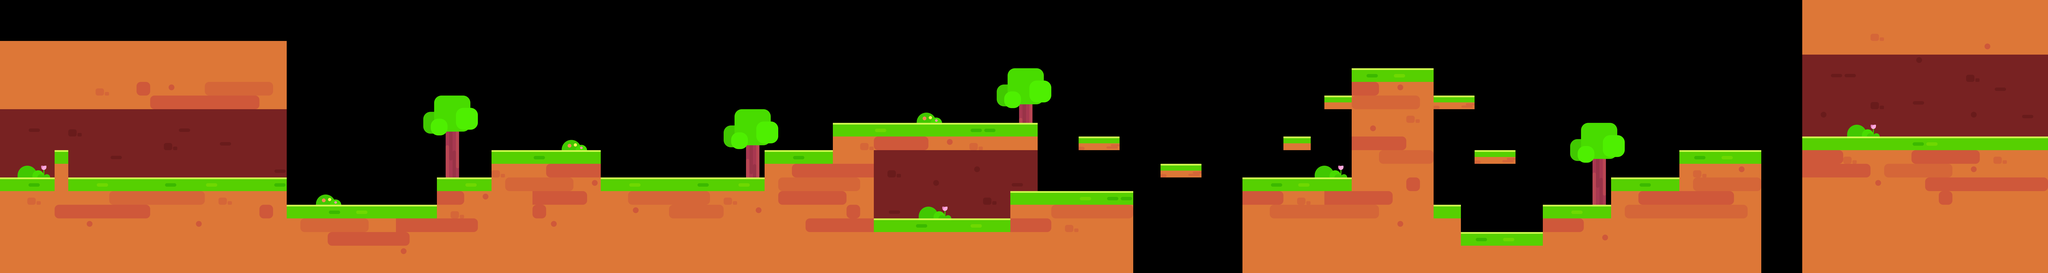

Below is a game level as drawn by its tile map, then a one-line description and the .tmx that defines it (tile-layer data replaced by summaries):
An orthogonal 150x20 tile map with 80x80 px tiles, 6 tile layers (zhuangshi02, dixing, dixingzhuangshi, dimian, ...).

<map version="1.0" orientation="orthogonal" renderorder="right-down" width="150" height="20" tilewidth="80" tileheight="80">
 <tileset firstgid="1" name="map_1" tilewidth="80" tileheight="80">
  <image source="map_1.png" width="640" height="640" />
 </tileset>
 <layer name="zhuangshi02" width="150" height="20">
  <data>[3000 cells, 96 non-empty, 24 distinct tile ids]</data>
 </layer>
 <layer name="dixing" width="150" height="20">
  <data>[3000 cells, 1512 non-empty, 5 distinct tile ids]</data>
 </layer>
 <layer name="dixingzhuangshi" width="150" height="20">
  <data>[3000 cells, 248 non-empty, 11 distinct tile ids]</data>
 </layer>
 <layer name="dimian" width="150" height="20">
  <data>[3000 cells, 151 non-empty, 1 distinct tile ids]</data>
 </layer>
 <layer name="dimianzhuangshi" width="150" height="20">
  <data>[3000 cells, 33 non-empty, 2 distinct tile ids]</data>
 </layer>
 <layer name="zhuangshi01" width="150" height="20">
  <data>[3000 cells, 18 non-empty, 5 distinct tile ids]</data>
 </layer>
</map>
